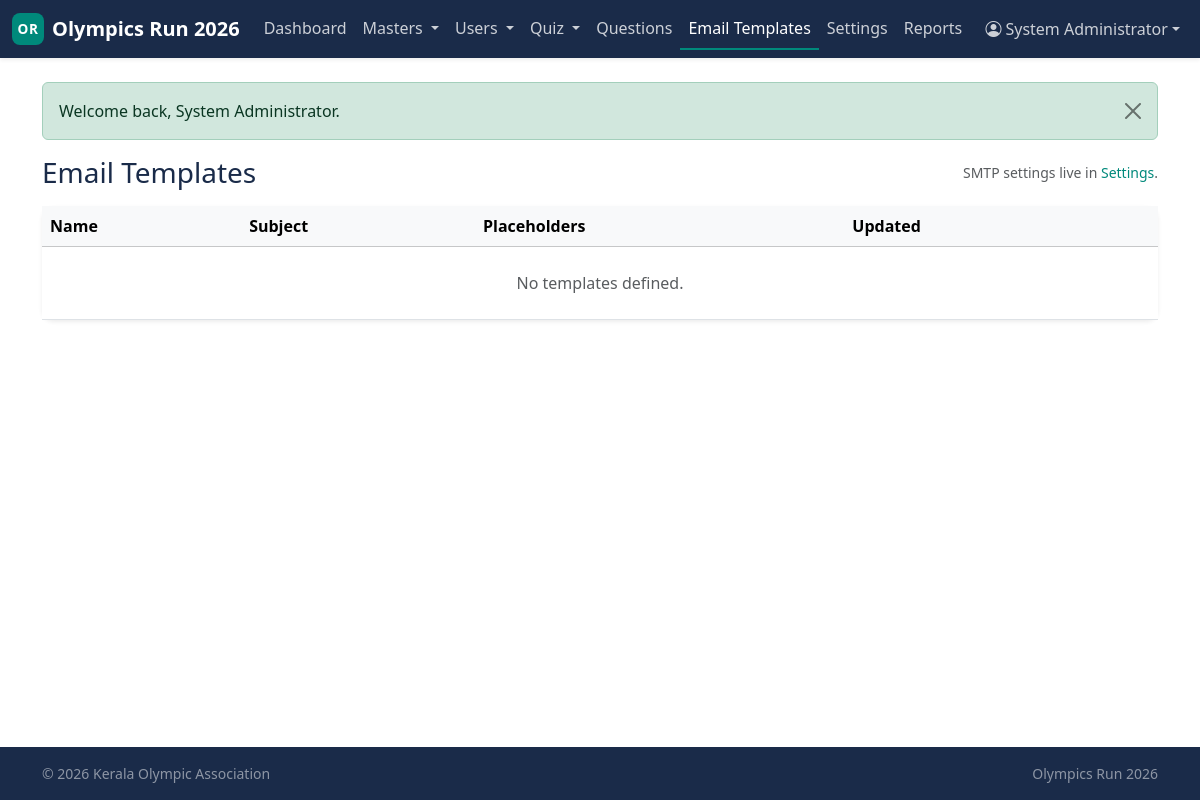
The page /admin/email-templates (signed in) on the database as committed earlier.
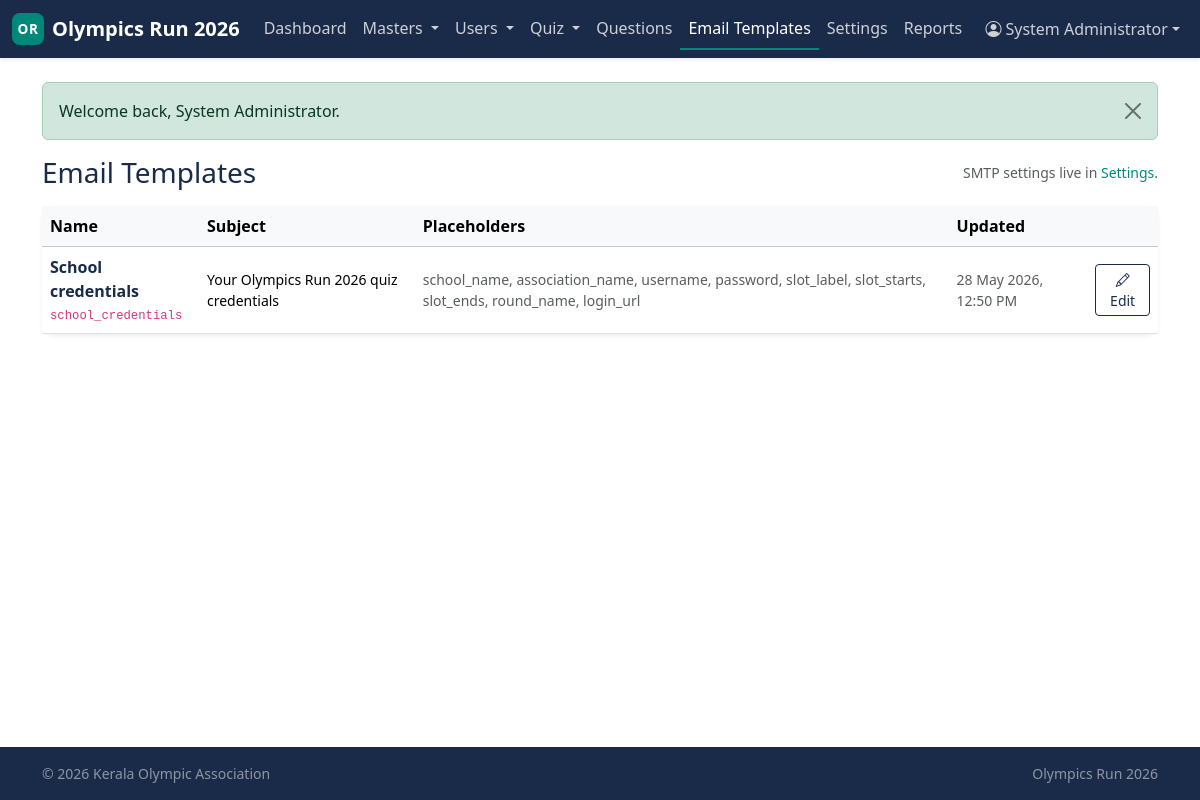
The same page on the database as committed later.
### tables this page shows
CREATE TABLE email_templates (
    template_key    VARCHAR(64)  NOT NULL,
    name            VARCHAR(150) NOT NULL,
    subject         VARCHAR(255) NOT NULL,
    body_html       MEDIUMTEXT   NOT NULL,
    body_text       MEDIUMTEXT   NULL,
    placeholders    VARCHAR(500) NULL,
    updated_by_admin_id INT UNSIGNED NULL,
    updated_at      DATETIME     NOT NULL DEFAULT CURRENT_TIMESTAMP
                                            ON UPDATE CURRENT_TIMESTAMP,
    PRIMARY KEY (template_key),
    KEY idx_et_updated_by (updated_by_admin_id),
    CONSTRAINT fk_et_admin
        FOREIGN KEY (updated_by_admin_id) REFERENCES admins(admin_id)
        ON DELETE SET NULL
);

### includes/helpers.php (called while the page is built, shortened)
<?php
function e(?string $value): string
{
    return htmlspecialchars((string)$value, ENT_QUOTES | ENT_SUBSTITUTE, 'UTF-8');
}
function flash_pull(string $type): ?string
{
    $msg = $_SESSION['flash'][$type] ?? null;
    return $msg;
}
function view(string $template, array $data = []): string
{
    $__file = __DIR__ . '/../views/' . $template . '.php';
    extract($data, EXTR_SKIP);
    include $__file;
    return ob_get_clean();
}
function render(string $template, array $data = []): void
{
    $content   = view($template, $data);
    extract($data, EXTR_SKIP);
    include __DIR__ . '/../views/layouts/app.php';
}
function nav_for_role(string $role): array
{
    return match ($role) {
        Auth::ROLE_ADMIN => [
            ['label' => 'Dashboard', 'url' => '/admin/dashboard'],
            ['label' => 'Masters', 'children' => [
                ['label' => 'Associations', 'url' => '/admin/associations'],
                ['label' => 'Schools',      'url' => '/admin/schools'],
            ]],
            ['label' => 'Users', 'children' => [
                ['label' => 'Association Users', 'url' => '/admin/association-users'],
                ['label' => 'Expert Panelists',  'url' => '/admin/panelists'],
            ]],
            ['label' => 'Quiz', 'children' => [
                ['label' => 'Rounds', 'url' => '/admin/rounds'],
                ['label' => 'Slots',  'url' => '/admin/slots'],
            ]],
            ['label' => 'Questions', 'url' => '/admin/questions'],
            ['label' => 'Email Templates', 'url' => '/admin/email-templates'],
            ['label' => 'Settings',  'url' => '/admin/settings'],
            ['label' => 'Reports',   'url' => '/admin/reports'],
        ],
        Auth::ROLE_ASSOCIATION => [
            ['label' => 'Dashboard', 'url' => '/association/dashboard'],
            ['label' => 'Questions', 'url' => '/association/questions'],
            ['label' => 'Schools',   'url' => '/association/schools'],
            ['label' => 'Slots',     'url' => '/association/slots'],
            ['label' => 'Results',   'url' => '/association/results'],
            ['label' => 'Reports',   'url' => '/association/reports'],
        ],
        Auth::ROLE_PANELIST => [
            ['label' => 'Dashboard',    'url' => '/panelist/dashboard'],
            ['label' => 'Review Queue', 'url' => '/panelist/review'],
            ['label' => 'Master Bank',  'url' => '/panelist/master'],
            ['label' => 'Slot Builder', 'url' => '/panelist/slots'],
            ['label' => 'Results',      'url' => '/panelist/results'],
        ],
        Auth::ROLE_SCHOOL => [
            ['label' => 'Dashboard', 'url' => '/school/dashboard'],
            ['label' => 'Profile',   'url' => '/school/profile'],
            ['label' => 'My Slot',   'url' => '/school/slot'],
            ['label' => 'Results',   'url' => '/school/result'],
        ],
        default => [],
    };
}
function dt_display(?string $mysqlDatetime, string $format = 'd M Y, h:i A'): string
{
    $ts = strtotime($mysqlDatetime);
    return $ts === false ? '—' : date($format, $ts);
}

### controllers/AdminEmailTemplatesController.php (called while the page is built, shortened)
<?php
final class AdminEmailTemplatesController
{
    public function index(): void
    {
        render('admin/email_templates/index', [
            'title'     => 'Email Templates — Admin',
            'templates' => EmailTemplate::all(),
        ]);
    }
}

### includes/Auth.php (called while the page is built, shortened)
<?php
final class Auth
{
    public static function check(): bool
    {
        return !empty($_SESSION['auth']);
    }
    public static function user(): ?array
    {
        return $_SESSION['auth'] ?? null;
    }
    public static function role(): ?string
    {
        return $_SESSION['auth']['role'] ?? null;
    }
}

### includes/Database.php (called while the page is built, shortened)
<?php
final class Database
{
    private static ?PDO $pdo = null;
    public static function connection(): PDO
    {
        $cfg = $GLOBALS['APP_CONFIG']['db'];
        $dsn = sprintf(
            'mysql:host=%s;port=%d;dbname=%s;charset=%s',
            $cfg['host'],
            $cfg['port'],
            $cfg['name'],
            $cfg['charset']
        );
        self::$pdo = new PDO($dsn, $cfg['user'], $cfg['pass'], [
            PDO::ATTR_ERRMODE            => PDO::ERRMODE_EXCEPTION,
            PDO::ATTR_DEFAULT_FETCH_MODE => PDO::FETCH_ASSOC,
            PDO::ATTR_EMULATE_PREPARES   => false,
            PDO::MYSQL_ATTR_INIT_COMMAND => "SET NAMES utf8mb4 COLLATE utf8mb4_unicode_ci",
        ]);
        return self::$pdo;
    }
    public static function query(string $sql, array $params = []): PDOStatement
    {
        $stmt = self::connection()->prepare($sql);
        $stmt->execute($params);
        return $stmt;
    }
    public static function fetchAll(string $sql, array $params = []): array
    {
        return self::query($sql, $params)->fetchAll();
    }
}

### models/EmailTemplate.php (called while the page is built, shortened)
<?php
final class EmailTemplate
{
    public static function all(): array
    {
        return Database::fetchAll(
            'SELECT * FROM email_templates ORDER BY name ASC'
        );
    }
}

### views/admin/email_templates/index.php (the view, shortened to what this page needs)
<div class="d-md-flex justify-content-between align-items-center mb-3">
    <h1 class="h3 text-navy mb-2 mb-md-0">Email Templates</h1>
    <span class="small text-muted">SMTP settings live in
        <a href="/admin/settings" class="link-accent">Settings</a>.</span>
</div>
<div class="card panel border-0 shadow-sm">
    <div class="table-responsive">
        <table class="table align-middle mb-0">
            <thead class="table-light">
                <tr>
                    <th>Name</th>
                    <th class="d-none d-md-table-cell">Subject</th>
                    <th class="d-none d-lg-table-cell">Placeholders</th>
                    <th class="d-none d-lg-table-cell">Updated</th>
                    <th class="text-end"></th>
                </tr>
            </thead>
            <tbody>
                <?php if (empty($templates)): ?>
                    <tr><td colspan="5" class="text-center text-muted py-4">No templates defined.</td></tr>
                <?php else: foreach ($templates as $t): ?>
                    <tr>
                        <td>
                            <div class="fw-semibold text-navy"><?= e($t['name']) ?></div>
                            <div class="small text-muted"><code><?= e($t['template_key']) ?></code></div>
                        </td>
                        <td class="d-none d-md-table-cell small"><?= e($t['subject']) ?></td>
                        <td class="d-none d-lg-table-cell small text-muted">
                            <?= e($t['placeholders'] ?? '—') ?>
                        </td>
                        <td class="d-none d-lg-table-cell small text-muted">
                            <?= e(dt_display($t['updated_at'])) ?>
                        </td>
                        <td class="text-end">
                            <a href="/admin/email-templates/<?= urlencode($t['template_key']) ?>/edit"
                               class="btn btn-sm btn-outline-navy"><i class="bi bi-pencil"></i> Edit</a>
                        </td>
                    </tr>
                <?php endforeach; endif; ?>
            </tbody>
        </table>
    </div>
</div>

### public/index.php (shortened to what this page needs)
<?php
$reqPath = strtok($_SERVER['REQUEST_URI'] ?? '/', '?') ?: '/';
$reqPath = rtrim($reqPath, '/') ?: '/';
$method  = $_SERVER['REQUEST_METHOD'] ?? 'GET';
foreach ($routes as $pattern => $handler) {
    [$rMethod, $rPath] = explode(' ', $pattern, 2);
    if ($rMethod !== $method) continue;
    if (!str_contains($rPath, '{')) {
        if ($rPath !== $reqPath) continue;
        $params = [];
    } else {
        $regex = '#^' . preg_replace('#\{(\w+)\}#', '(?<$1>[^/]+)', $rPath) . '$#';
        if (!preg_match($regex, $reqPath, $m)) continue;
        $params = array_values(array_filter(
            $m,
            static fn($k) => is_string($k),
            ARRAY_FILTER_USE_KEY
        ));
    }
    if (is_array($handler)) {
        [$class, $methodName] = $handler;
        (new $class)->$methodName(...$params);
    } else {
        $handler(...$params);
    }
    return;
}

### views/layouts/app.php (shortened to what this page needs)
<!doctype html>
<html lang="en">
<head>
    <link rel="stylesheet"
          href="https://cdn.jsdelivr.net/npm/bootstrap@5.3.3/dist/css/bootstrap.min.css">
    <link rel="stylesheet"
          href="https://cdn.jsdelivr.net/npm/bootstrap-icons@1.11.3/font/bootstrap-icons.min.css">
    <link rel="stylesheet" href="/css/app.css">
</head>
<body class="d-flex flex-column min-vh-100 bg-app">
<?php include __DIR__ . '/../partials/navbar.php'; ?>
<main class="flex-grow-1 py-3 py-md-4">
    <div class="container">
        <?php include __DIR__ . '/../partials/flash.php'; ?>
        <?= $content ?>
    </div>
</main>
<footer class="footer mt-auto py-3 bg-navy text-white-50">
    <div class="container small d-md-flex justify-content-between">
        <span>&copy; <?= date('Y') ?> Kerala Olympic Association</span>
        <span>Olympics Run 2026</span>
    </div>
</footer>
</body>
</html>

### views/partials/navbar.php (shortened to what this page needs)
<?php
$currentPath = strtok($_SERVER['REQUEST_URI'] ?? '/', '?');
$items = Auth::check() ? nav_for_role(Auth::role()) : [];
$isItemActive = static function (array $item) use ($currentPath): bool {
    if (isset($item['url']) && $currentPath === $item['url']) return true;
    if (!empty($item['children'])) {
        foreach ($item['children'] as $c) {
            if (isset($c['url']) && str_starts_with($currentPath ?: '', rtrim($c['url'], '/'))) {
                return true;
            }
        }
    }
    return false;
};
?>
<nav class="navbar navbar-expand-lg navbar-dark bg-navy shadow-sm">
    <div class="container-fluid">
        <a class="navbar-brand fw-semibold d-flex align-items-center" href="/">
            <span class="brand-mark me-2" aria-hidden="true">OR</span>
            <span>Olympics Run 2026</span>
        </a>
        <div class="collapse navbar-collapse" id="mainNav">
            <?php if (Auth::check()): ?>
                <ul class="navbar-nav me-auto mb-2 mb-lg-0">
                    <?php foreach ($items as $i => $item):
                        $active = $isItemActive($item);
                    ?>
                        <?php if (!empty($item['children'])): ?>
                            <li class="nav-item dropdown">
                                <a class="nav-link dropdown-toggle <?= $active ? 'active' : '' ?>"
                                   href="#" role="button"
                                   id="nav-dd-<?= $i ?>"
                                   data-bs-toggle="dropdown" aria-expanded="false">
                                    <?= e($item['label']) ?>
                                </a>
                            </li>
                        <?php else: ?>
                            <li class="nav-item">
                                <a class="nav-link <?= $active ? 'active' : '' ?>"
                                   <?= $active ? 'aria-current="page"' : '' ?>
                                   href="<?= e($item['url']) ?>">
                                    <?= e($item['label']) ?>
                                </a>
                            </li>
                        <?php endif; ?>
                    <?php endforeach; ?>
                </ul>
                <ul class="navbar-nav ms-auto">
                    <li class="nav-item dropdown">
                        <a class="nav-link dropdown-toggle d-flex align-items-center"
                           href="#" id="userMenu" role="button"
                           data-bs-toggle="dropdown" aria-expanded="false">
                            <i class="bi bi-person-circle me-1"></i>
                            <?= e(Auth::user()['name'] ?? Auth::user()['username']) ?>
                        </a>
                    </li>
                </ul>
            <?php endif; ?>
        </div>
    </div>
</nav>

### views/partials/flash.php
<?php
$flashMap = [
    'success' => 'alert-success',
    'error'   => 'alert-danger',
    'info'    => 'alert-info',
    'warning' => 'alert-warning',
];
foreach ($flashMap as $type => $class):
    $msg = flash_pull($type);
    if ($msg === null) continue;
?>
    <div class="alert <?= $class ?> alert-dismissible fade show" role="alert">
        <?= e($msg) ?>
        <button type="button" class="btn-close" data-bs-dismiss="alert" aria-label="Close"></button>
    </div>
<?php endforeach; ?>

### public/css/app.css (style rules this page uses)
:root { --or-navy: #1A2B49; --or-navy-700: #14223A; --or-navy-300: #4A5A75; --or-teal: #00897B; --or-teal-700: #006B61; --or-teal-300: #4DB6A6; --or-panel: #F5F7FA; --or-panel-dark: #E6EAF1; --or-bg: #FFFFFF; --or-text: #1F2937; --or-muted: #6B7280; }
:root, [data-bs-theme="light"] { --bs-primary: var(--or-navy); --bs-primary-rgb: 26, 43, 73; --bs-link-color: var(--or-teal); --bs-link-color-rgb: 0, 137, 123; --bs-link-hover-color: var(--or-teal-700); --bs-body-bg: var(--or-bg); --bs-body-color: var(--or-text); }
body.bg-app { background-color: var(--or-bg); color: var(--or-text); }
.bg-navy { background-color: var(--or-navy) !important; }
.text-navy { color: var(--or-navy) !important; }
.link-accent { color: var(--or-teal); text-decoration: none; }
.card.panel { background-color: var(--or-panel); border-radius: 0.75rem; }
.navbar.bg-navy { --bs-navbar-color: rgba(255, 255, 255, 0.78); --bs-navbar-hover-color: #fff; --bs-navbar-active-color: #fff; --bs-navbar-brand-color: #fff; --bs-navbar-brand-hover-color: #fff; --bs-navbar-toggler-border-color: rgba(255, 255, 255, 0.25); }
.navbar.bg-navy .nav-link.active { color: #fff; border-bottom: 2px solid var(--or-teal); }
.navbar .brand-mark { display: inline-flex; align-items: center; justify-content: center; width: 32px; height: 32px; border-radius: 8px; background: var(--or-teal); color: #fff; font-weight: 700; font-size: 0.85rem; letter-spacing: 0.5px; }
.btn-outline-navy { --bs-btn-color: var(--or-navy); --bs-btn-border-color: var(--or-navy); --bs-btn-hover-color: #fff; --bs-btn-hover-bg: var(--or-navy); --bs-btn-hover-border-color: var(--or-navy); }
.footer.bg-navy { background-color: var(--or-navy) !important; }

Rows that differ between the two databases and show on the page:
added email_templates: name "School credentials", template_key "school_credentials", subject "Your Olympics Run 2026 quiz credentials", placeholders "school_name, association_name, username, password, slot_label, slot_starts, slot_ends, round_name, login_url", updated_at "28 May 2026, 12:50 PM"
Other text that changed with them:
list line gone: "No templates defined."
